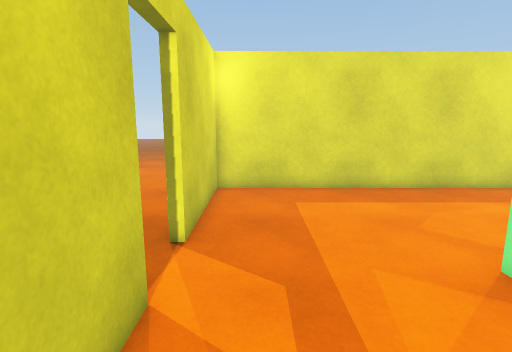
view 1 (above)

12 first-person views from a walk through a Unity game level. The camera is 1.5 m above the floor, tilts 10° down and sees 80° across. The floor is counted in squares, 0.5 m on a side. Each view is taken from the middle of a square. On the plan, view 1 faces up. The plan holds only what a view shows up to about 20 squares ahead; the rest is blank. The place goes on beyond the plan. The player character is not drawn. Surface patterns are stand-ins for the level's own textures.

view 2
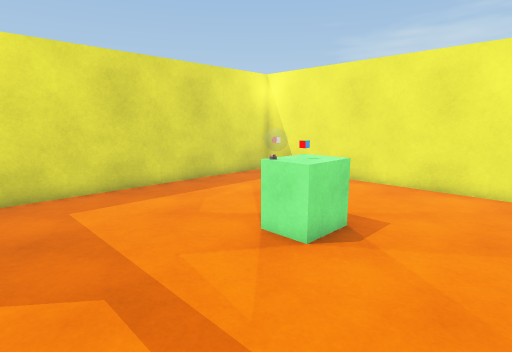

view 3
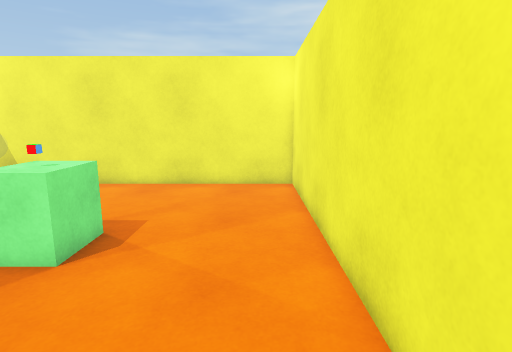

view 4
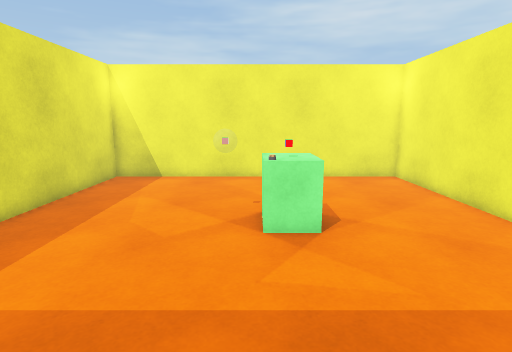

view 5
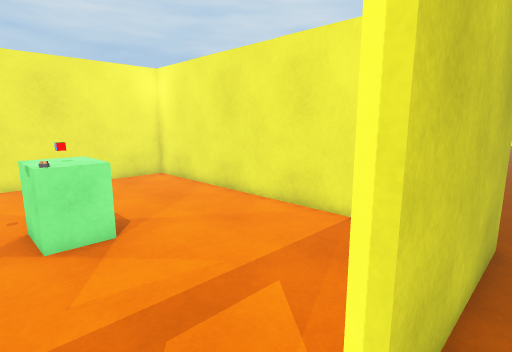

view 6
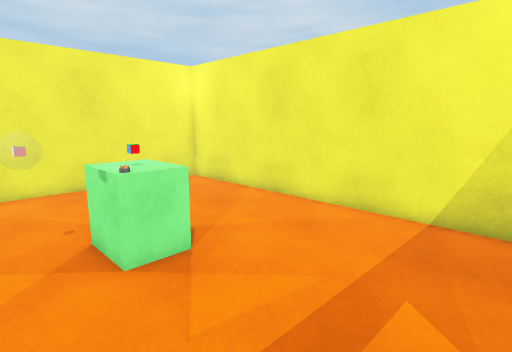

view 7
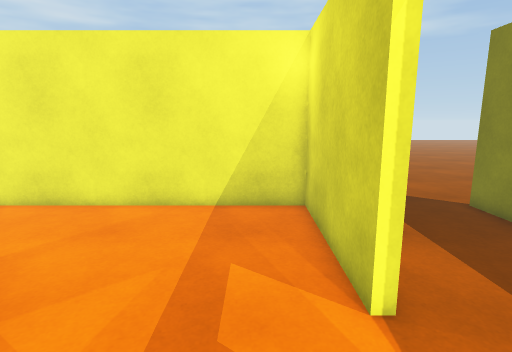

view 8
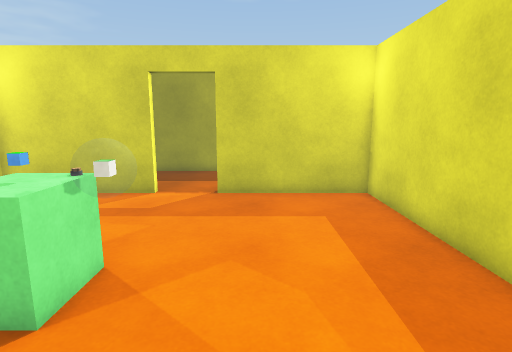

view 9
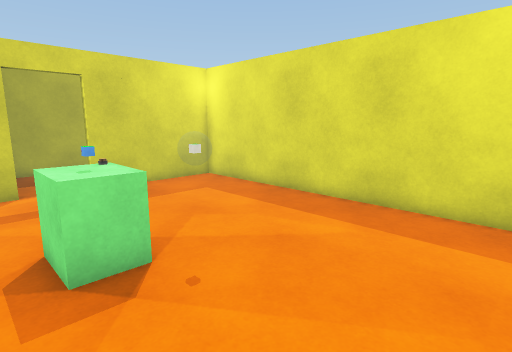

view 10
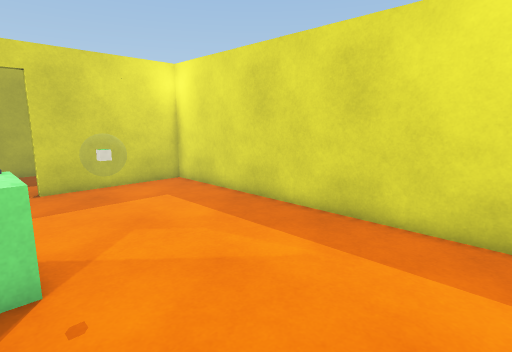

view 11
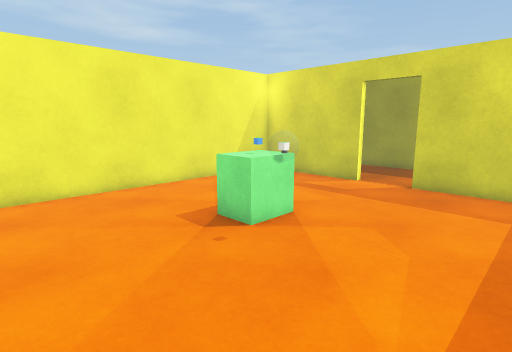

view 12
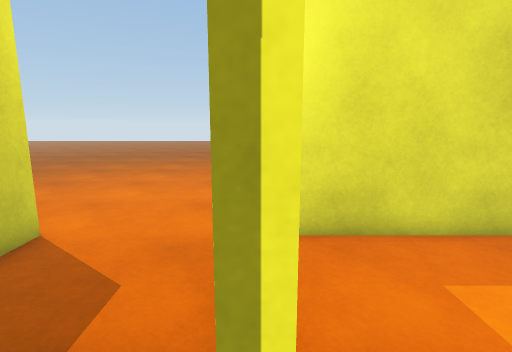

### Floor plan
Points are (right, up) in squares from view 1. A wall is a line through its corners. A room is listed if a view was taken in it or the views show most of it. See-through windows are left out.
Room 1 (views 1, 2, 3, 6, 7, 8, 9, 10, 11)
walls: (-1.8, 4.6) (-1.8, -1.8) (13.8, -1.8) (13.8, 13.8) (-1.8, 13.8) (-1.8, 7.3)
ways out: opening at (-2, 6) to room 2
objects: other object (5, 4) to (7, 6); other object (7, 7)
Room 2 (views 4, 5, 12)
walls: (-1.8, 7.3) (-2.2, 7.3); (-2.2, -1.9) (-2.2, 4.6) (-1.8, 4.6); (-7.8, 9) (-7.8, 2.8); (-7.8, 13.9) (-7.8, 12.5); (-7.8, 0) (-7.8, -1.9)
ways out: opening at (-2, 6) to room 1

Where each view was taken, in squares from view 1:
view 1: 0 up, 0 right, facing up
view 2: 0 up, 1 left, facing up-right
view 3: 0 up, 1 left, facing right
view 4: 6 up, 3 left, facing right
view 5: 7 up, 3 left, facing down-right
view 6: 8 up, 1 left, facing down-right
view 7: 9 up, 0 right, facing down
view 8: 9 up, 11 right, facing left
view 9: 3 up, 13 right, facing up-left
view 10: 5 up, 13 right, facing up-left
view 11: 12 up, 13 right, facing down-left
view 12: 6 up, 2 left, facing up
